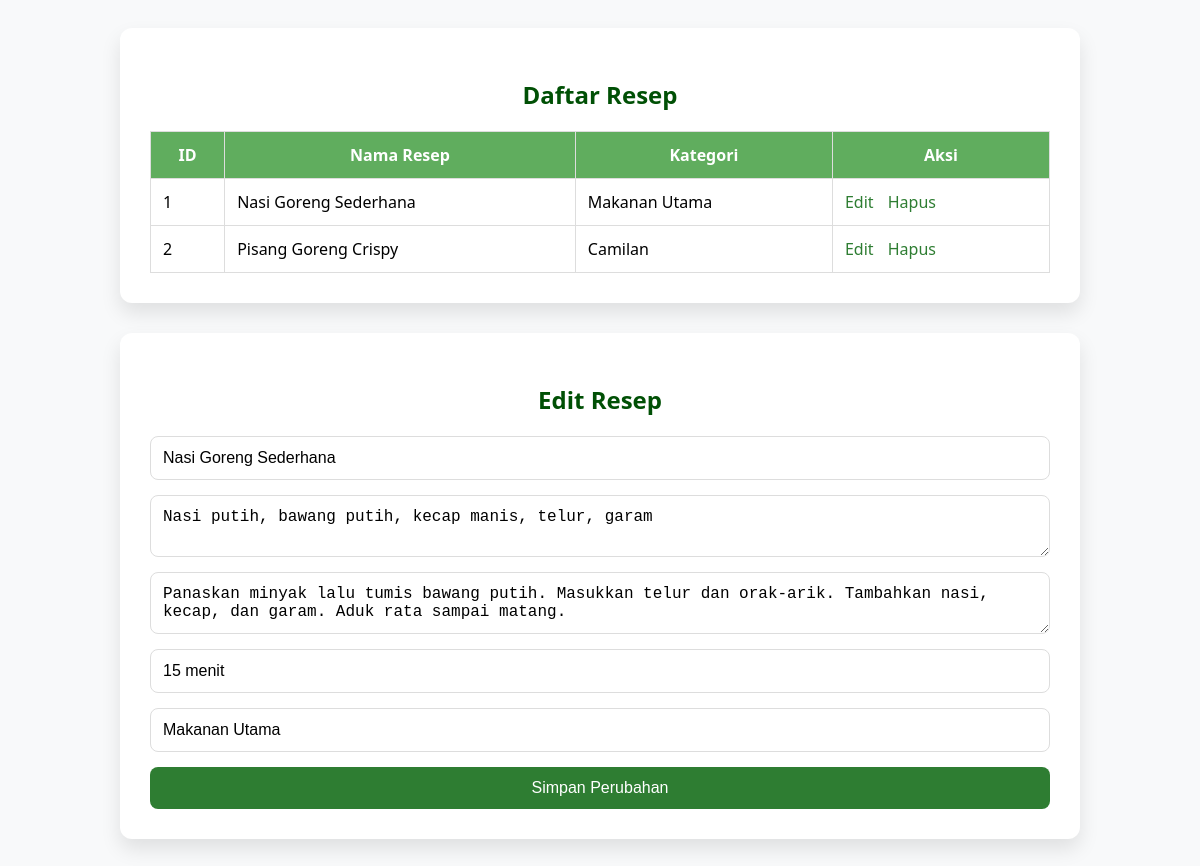
Page /adminn.php?edit=1 (signed in) on the committed database.
### tables this page shows
CREATE TABLE IF NOT EXISTS resep (
    id INT UNSIGNED AUTO_INCREMENT PRIMARY KEY,
    nama_resep VARCHAR(255) NOT NULL,
    bahan TEXT NOT NULL,
    langkah TEXT NOT NULL,
    waktu_persiapkan VARCHAR(100) NOT NULL,
    kategori VARCHAR(100) NOT NULL,
    created_at TIMESTAMP DEFAULT CURRENT_TIMESTAMP,
    updated_at TIMESTAMP DEFAULT CURRENT_TIMESTAMP ON UPDATE CURRENT_TIMESTAMP
);

### adminn.php (the view, shortened to what this page needs)
<?php
include('inc/db.php');
$editData = null;
if (isset($_GET['edit'])) {
    $editId = (int)$_GET['edit'];
    if ($editId > 0) {
        $stmt = $conn->prepare("SELECT * FROM resep WHERE id = ?");
        $stmt->bind_param("i", $editId);
        $stmt->execute();
        $editResult = $stmt->get_result();
        if ($editResult && $editResult->num_rows > 0) {
            $editData = $editResult->fetch_assoc();
        }
    }
}
$sql = "SELECT * FROM resep";
$result = $conn->query($sql);
?>
<!DOCTYPE html>
<html lang="id">
<head>
</head>
<body>
    <div class="card">
        <h2>Daftar Resep</h2>
        <table>
            <tr>
                <th>ID</th>
                <th>Nama Resep</th>
                <th>Kategori</th>
                <th>Aksi</th>
            </tr>
            <?php while ($row = $result->fetch_assoc()): ?>
            <tr>
                <td><?php echo (int)$row['id']; ?></td>
                <td><?php echo htmlspecialchars($row['nama_resep']); ?></td>
                <td><?php echo htmlspecialchars($row['kategori']); ?></td>
                <td class="actions">
                    <a href="adminn.php?edit=<?php echo (int)$row['id']; ?>">Edit</a>
                    <a href="adminn.php?hapus=<?php echo (int)$row['id']; ?>" onclick="return confirm('Hapus resep ini?')">Hapus</a>
                </td>
            </tr>
            <?php endwhile; ?>
        </table>
    </div>
    <div class="card">
            <h2><?php echo $editData ? 'Edit Resep' : 'Tambah Resep Baru'; ?></h2>
            <form method="POST" action="adminn.php">
                <input type="text" name="nama_resep" placeholder="Nama Resep" required value="<?php echo htmlspecialchars($editData['nama_resep'] ?? ''); ?>">
                <textarea name="bahan" placeholder="Bahan-bahan" required><?php echo htmlspecialchars($editData['bahan'] ?? ''); ?></textarea>
                <textarea name="langkah" placeholder="Langkah-langkah" required><?php echo htmlspecialchars($editData['langkah'] ?? ''); ?></textarea>
                <input type="text" name="waktu_persiapkan" placeholder="Waktu Persiapan (menit)" required value="<?php echo htmlspecialchars($editData['waktu_persiapkan'] ?? ''); ?>">
                <input type="text" name="kategori" placeholder="Kategori" required value="<?php echo htmlspecialchars($editData['kategori'] ?? ''); ?>">
                <?php if ($editData): ?>
                    <button type="submit" name="update">Simpan Perubahan</button>
                <?php else: ?>
                    <button type="submit" name="tambah">Tambah Resep</button>
                <?php endif; ?>
            </form>
        </div>
</body>
</html>

### adminn.php (style rules this page uses)
:root { --primary: #2e7d32; --primary-light: #60ad5e; --primary-dark: #005005; --bg: #f8f9fa; --text: #333; }
body { background-color: var(--bg); font-family: 'Segoe UI', Tahoma, sans-serif; display: flex; flex-direction: column; align-items: center; padding: 20px; }
.card { background: white; width: 100%; max-width: 900px; margin-bottom: 30px; border-radius: 12px; box-shadow: 0 10px 20px rgba(0,0,0,0.1); padding: 30px; }
h1, h2 { color: var(--primary-dark); text-align: center; }
form { display: flex; flex-direction: column; gap: 15px; }
input[type="text"], textarea { padding: 12px; border: 1px solid #ddd; border-radius: 8px; font-size: 16px; }
button { padding: 12px; background-color: var(--primary); color: white; border: none; border-radius: 8px; font-size: 16px; cursor: pointer; }
table { width: 100%; border-collapse: collapse; margin-top: 20px; }
table th, table td { padding: 12px; border: 1px solid #ddd; }
table th { background-color: var(--primary-light); color: white; }
.actions a { color: var(--primary); text-decoration: none; margin-right: 10px; }

### rows in the picture
resep: id "1", nama_resep "Nasi Goreng Sederhana", kategori "Makanan Utama", bahan "Nasi putih, bawang putih, kecap manis, telur, garam", langkah "Panaskan minyak lalu tumis bawang putih. Masukkan telur dan orak-arik. Tambahkan nasi, kecap, dan garam. Aduk rata sampai matang.", waktu_persiapkan "15 menit"
resep: id "2", nama_resep "Pisang Goreng Crispy", kategori "Camilan"
